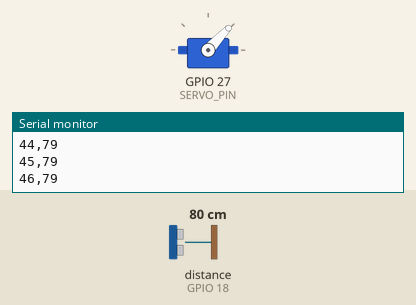
This sketch was run on a simulated ESP32. Parts: servo, the last lines printed to the serial monitor. Wiring (inferred from the names in the program): ultrasonic range finder: trigger GPIO 5; echo GPIO 18. The test bench sets the inputs (shaded band); at power-on: distance to the obstacle (sensor on GPIO 18) 80 cm. The echo pulse lasts 58.3 µs per cm.

Above: at 1.2 s.
1.3 s: distance to the obstacle (sensor on GPIO 18) set to 2 cm
At 1.66 s:
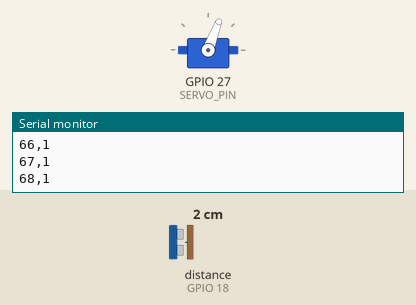
4.3 s: distance to the obstacle (sensor on GPIO 18) set to 4 cm
At 4.45 s:
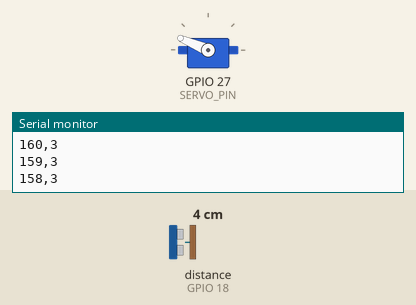
Timing chart, 0 to 13.3 s (numbered marks = the images above; inputs shaded):
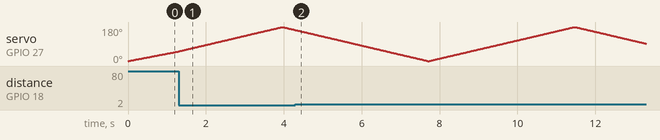

The sketch:

sonar_visiona.ino
```cpp
#include <Arduino.h>
#include <ESP32Servo.h>

#define TRIG_PIN 5
#define ECHO_PIN 18
#define SERVO_PIN 27

Servo myServo;

long getDistance()
{
    digitalWrite(TRIG_PIN, LOW);
    delayMicroseconds(2);

    digitalWrite(TRIG_PIN, HIGH);
    delayMicroseconds(10);

    digitalWrite(TRIG_PIN, LOW);

    long duration = pulseIn(ECHO_PIN, HIGH, 30000);

    long distance = duration * 0.034 / 2;

    return distance;
}

void setup()
{
    Serial.begin(115200);

    pinMode(TRIG_PIN, OUTPUT);
    pinMode(ECHO_PIN, INPUT);

    myServo.setPeriodHertz(50);
    myServo.attach(SERVO_PIN, 500, 2400);

    Serial.println("ESP32 Radar Scanner Started");
}

void loop()
{
    // Sweep from 0 to 180
    for(int angle = 0; angle <= 180; angle++)
    {
        myServo.write(angle);

        delay(20);

        long distance = getDistance();

        Serial.print(angle);
        Serial.print(",");
        Serial.println(distance);
    }

    // Sweep back from 180 to 0
    for(int angle = 180; angle >= 0; angle--)
    {
        myServo.write(angle);

        delay(20);

        long distance = getDistance();

        Serial.print(angle);
        Serial.print(",");
        Serial.println(distance);
    }
}
```
